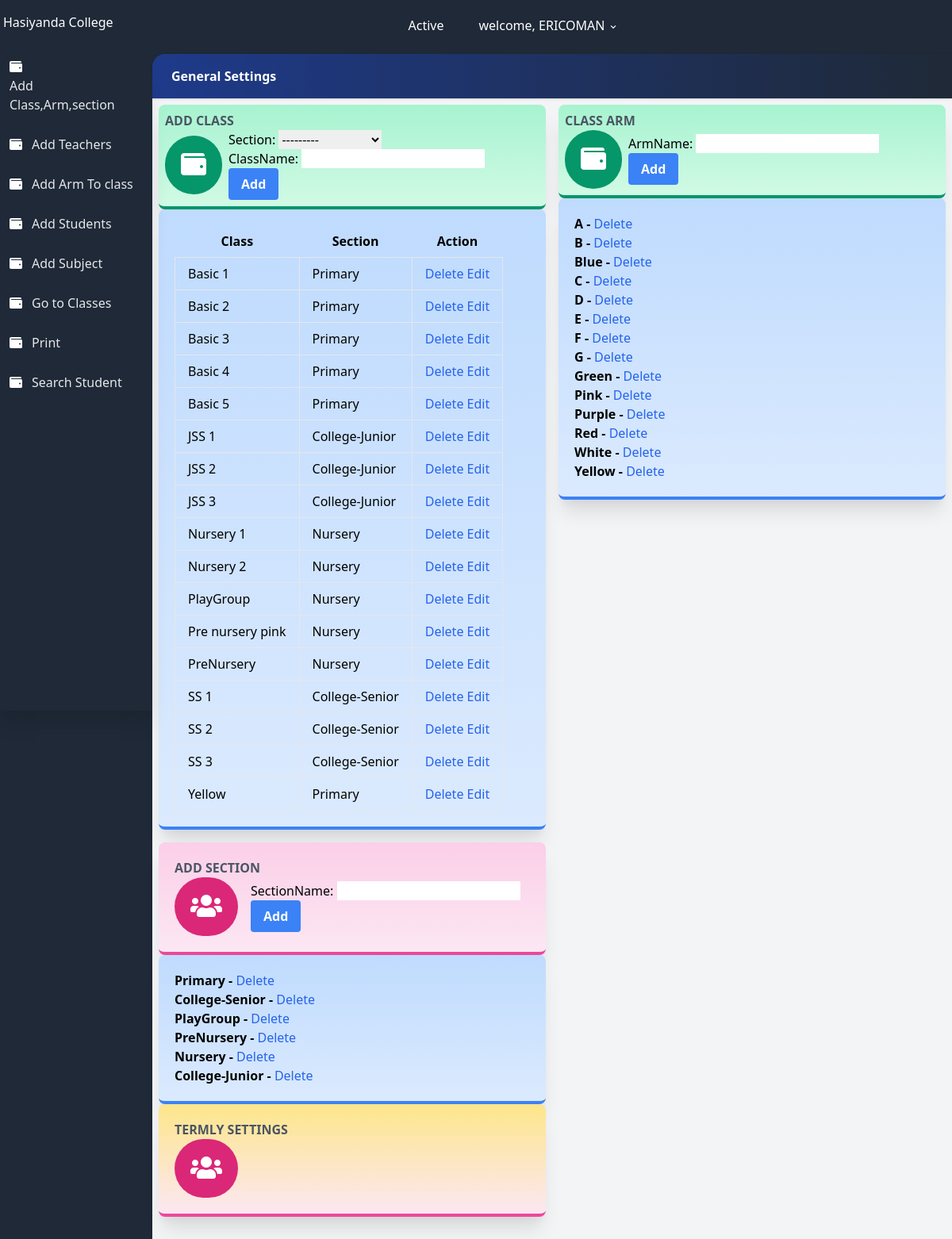
Page /settings/ (signed in) on the committed database.
### users/models.py (models this page shows, shortened)
class User(AbstractUser):
    class Role(models.TextChoices):
        ADMIN = 'admin'
        TEACHER = 'teacher'
        STUDENT = 'student'
    base_role = Role.TEACHER
    role = models.CharField(max_length=10, choices= Role.choices , null=True, blank=True)
    section = models.ForeignKey('result.section', on_delete=models.SET_NULL, null=True , blank=True)
    class Meta:
        db_table = 'auth_user'

### result/models.py (models this page shows, shortened)
class all_class(models.Model):
    className = models.CharField(max_length=100 , unique=True)
    section = models.ForeignKey(section, on_delete=models.CASCADE, null=True)
    complete = models.BooleanField(default=False)
    date = models.DateTimeField(auto_now_add=True)
    class Meta:
        ordering = ['className']

class section(models.Model):
    sectionName = models.CharField(max_length=100 , unique=True)
    def __str__(self):
        return self.sectionName

class classArm(models.Model):
    armName = models.CharField(max_length=100 , unique=True)
    class Meta:
        ordering = ['armName']

### result/views.py (the view, shortened to what this page needs)
# urls.py: path('settings/', settings.as_view(), name='settings'),
class settings(LoginRequiredMixin, TemplateView):
    login_url = 'result:login'
    template_name = 'result/settings.html'
    queryset = all_class.objects.all()
    def get_context_data(self, **kwargs):
        context = super(settings, self).get_context_data(**kwargs)
        context['classForm'] = allClassForm()
        context['armForm'] = classArmForm()
        context['sectionForm'] = sectionForm()
        context['imageForm'] = ImageForm()
        context['allclass'] = all_class.objects.all()
        context['classArm'] = classArm.objects.all()
        context['sections'] = section.objects.all()
        context['img'] = Images.objects.all()
        context['settingtype'] = 'classsetting'
        context['studentCount'] = students.objects.all().count()
        return context

### result/forms.py
class allClassForm(forms.ModelForm):
    class Meta:
        model = all_class
        fields = ['section', 'className' ]

class classArmForm(forms.ModelForm):
    class Meta:
        model = classArm
        fields = ['armName']

### result/templates/result/settings.html (shortened to what this page needs)
{% extends 'settingsbase.html' %}
{% load static %}
{% block content %}
{% if settingtype == 'classsetting' %}
<div class="flex flex-wrap">
    <div class="w-full md:w-1/2 xl:w-1/3 p-2">
        <div class="bg-gradient-to-b from-green-200 to-green-100 border-b-4 border-green-600 rounded-lg shadow-xl p-2">
            <h2 class="font-bold uppercase text-gray-600">Add Class</h2>
            <div class="flex flex-row items-center">
                <div class="flex-shrink pr-2">
                    <div class="rounded-full p-5 bg-green-600"><i class="fa fa-wallet fa-2x fa-inverse"></i></div>
                </div>
                <form method="post"  class="">
                      {{ classForm.as_p }}
                      <button
                        class="bg-blue-500 hover:bg-blue-700 text-white font-bold py-2 px-4 rounded focus:outline-none focus:shadow-outline"
                        type="submit"> Add</button>
                </form>
            </div>
        </div>
            <div class="bg-gradient-to-b from-blue-200 to-blue-100 border-b-4 border-blue-500 rounded-lg shadow-xl p-5">
                <div class="flex flex-row items-center">
                        <table class="table-auto">
                            <thead>
                              <tr>
                                <th class="px-4 py-2">Class</th>
                                <th class="px-4 py-2">Section</th>
                                <th class="px-4 py-2">Action</th>
                              </tr>
                            </thead>
                            <tbody>
                              {% for class in allclass%}
                              <tr>
                                <td class="border px-4 py-2">
                                    {{class.className}}
                                </td>
                                <td class="border px-4 py-2">{{class.section}}</td>
                                <td class="border px-4 py-2">
                                    <a href="{% url 'result:deleteClass' class.id %}" class="font-medium text-blue-600 dark:text-blue-500 hover:underline" >
                                        Delete
                                      </a>
                                      <a href="{% url 'result:EditClass' class.id %}" class="font-medium text-blue-600 dark:text-blue-500 hover:underline" >
                                          Edit
                                        </a>
                                </td>
                              </tr>
                              {% endfor %}
                            </tbody>
                          </table>
                </div>
            </div>
    </div>
    <div class="w-full md:w-1/2 xl:w-1/3 p-2">
        <div class="bg-gradient-to-b from-green-200 to-green-100 border-b-4 border-green-600 rounded-lg shadow-xl p-2">
            <h2 class="font-bold uppercase text-gray-600">Class Arm</h2>
            <div class="flex flex-row items-center">
                <div class="flex-shrink pr-2">
                    <div class="rounded-full p-5 bg-green-600"><i class="fa fa-wallet fa-2x fa-inverse"></i></div>
                </div>
                <form method="post"  class="">
                      {{ armForm.as_p }}
                      <button
                        class="bg-blue-500 hover:bg-blue-700 text-white font-bold py-2 px-4 rounded focus:outline-none focus:shadow-outline"
                        type="submit"> Add</button>
                </form>
            </div>
        </div>
        <div class="bg-gradient-to-b from-blue-200 to-blue-100 border-b-4 border-blue-500 rounded-lg shadow-xl p-5">
            <div class="flex flex-row items-center">
                <ul class=" font-bold">
                    {% for classArm in classArm%}
                      <li  >
                         {{ classArm.armName}} -
                         <a href="{% url 'result:deleteArm' classArm.id %}" class="font-medium text-blue-600 dark:text-blue-500 hover:underline" >
                          Delete
                        </a>
                      </li>
                    {% endfor %}
                  </ul>
            </div>
        </div>
    </div>
    <div class="w-full md:w-1/2 xl:w-1/3 p-2">
        <div class="bg-gradient-to-b from-pink-200 to-pink-100 border-b-4 border-pink-500 rounded-lg shadow-xl p-5">
            <h2 class="font-bold uppercase text-gray-600">Add Section</h2>
            <div class="flex flex-row items-center">
                <div class="flex-shrink pr-4">
                    <div class="rounded-full p-5 bg-pink-600"><i class="fas fa-users fa-2x fa-inverse"></i></div>
                </div>
                <form method="post"  class="">
                    {{ sectionForm.as_p }}
                    <button
                      class="bg-blue-500 hover:bg-blue-700 text-white font-bold py-2 px-4 rounded focus:outline-none focus:shadow-outline"
                      type="submit"> Add</button>
              </form>
            </div>
        </div>
        <div class="bg-gradient-to-b from-blue-200 to-blue-100 border-b-4 border-blue-500 rounded-lg shadow-xl p-5">
            <div class="flex flex-row items-center">
                <ul class=" font-bold">
                    {% for section in sections %}
                      <li  >
                        {{ section.sectionName }} -
                         <a href=" " class="font-medium text-blue-600 dark:text-blue-500 hover:underline" >
                          Delete
                        </a>
                      </li>
                    {% endfor %}
                  </ul>
            </div>
        </div>
             <div class="bg-gradient-to-b from-yellow-200 to-pink-100 border-b-4 border-pink-500 rounded-lg shadow-xl p-5">
              <h2 class="font-bold uppercase text-gray-600">Termly Settings</h2>
              <div class="flex flex-row items-center">
                  <div class="flex-shrink pr-4">
                      <div class="rounded-full p-5 bg-pink-600"><i class="fas fa-users fa-2x fa-inverse"></i></div>
                  </div>
              </div>
          </div>
    </div>
</div>
{%endif%}
{% endblock %}

### templates/settingsbase.html (shortened to what this page needs)
{% load static %}
<!DOCTYPE html>
<html lang="en">
<head>
    <link rel="stylesheet" href="https://use.fontawesome.com/releases/v5.3.1/css/all.css">
    <link rel="stylesheet" href="https://unpkg.com/tailwindcss@2.2.19/dist/tailwind.min.css"/>
    <link href="https://afeld.github.io/emoji-css/emoji.css" rel="stylesheet">
</head>
<body class="bg-gray-800 font-sans leading-normal tracking-normal mt-12">
<header>
    <nav aria-label="menu nav" class="bg-gray-800 pt-2 md:pt-1 pb-1 px-1 mt-0 h-auto fixed w-full z-20 top-0">
        <div class="flex flex-wrap items-center">
            <div class="flex flex-shrink md:w-1/3 justify-center md:justify-start text-white">
                <a href="{% url 'result:index' %}" aria-label="Home">
                    <h1> Hasiyanda College</h1>
                </a>
            </div>
            <div class="flex w-full pt-2 content-center justify-between md:w-1/3 md:justify-end">
                <ul class="list-reset flex justify-between flex-1 md:flex-none items-center">
                    <li class="flex-1 md:flex-none md:mr-3">
                        <a class="inline-block py-2 px-4 text-white no-underline" href="#">Active</a>
                    </li>
                    <li class="flex-1 md:flex-none md:mr-3">
                        <div class="relative inline-block">
                            <button onclick="toggleDD('myDropdown')" class="drop-button text-white py-2 px-2"> <span class="pr-2"></span> welcome, {{user.username}} <svg class="h-3 fill-current inline" xmlns="http://www.w3.org/2000/svg" viewBox="0 0 20 20">
                                <path d="M9.293 12.95l.707.707L15.657 8l-1.414-1.414L10 10.828 5.757 6.586 4.343 8z" /></svg></button>
                        </div>
                    </li>
                </ul>
            </div>
        </div>
    </nav>
</header>
<body>
    <div class="flex flex-col md:flex-row">
        <nav aria-label="alternative nav">
            <div class="bg-gray-800 shadow-xl h-20 fixed bottom-0 mt-12 md:relative md:h-screen z-10 w-full md:w-48 content-center">
                <div class="md:mt-12 md:w-48 md:fixed md:left-0 md:top-0 content-center md:content-start text-left justify-between">
                    <ul class="list-reset flex flex-row md:flex-col pt-3 md:py-3 px-1 md:px-2 text-center md:text-left">
                        <li class="mr-3 flex-1">
                            <a href="{% url 'result:settings' %}" class="block py-1 md:py-3 pl-0 md:pl-1 align-middle text-white no-underline hover:text-white border-b-2 border-gray-800 hover:border-red-500">
                                <i class="fa fa-wallet pr-0 md:pr-3"></i><span class="pb-1 md:pb-0 text-xs md:text-base text-gray-400 md:text-gray-200 block md:inline-block">
                                    Add Class,Arm,section
                                </span>
                            </a>
                        </li>
                        <li class="mr-3 flex-1">
                            <a href="{% url 'result:RegisterTeachers' %}" class="block py-1 md:py-3 pl-0 md:pl-1 align-middle text-white no-underline hover:text-white border-b-2 border-gray-800 hover:border-green-500">
                                <i class="fa fa-wallet pr-0 md:pr-3"></i><span class="pb-1 md:pb-0 text-xs md:text-base text-gray-400 md:text-gray-200 block md:inline-block">
                                    Add Teachers
                                </span>
                            </a>
                        </li>
                        <li class="mr-3 flex-1">
                            <a href="{% url 'result:CreateClassArm' %}" class="block py-1 md:py-3 pl-0 md:pl-1 align-middle text-white no-underline hover:text-white border-b-2 border-gray-800 hover:border-green-500">
                                <i class="fa fa-wallet pr-0 md:pr-3"></i><span class="pb-1 md:pb-0 text-xs md:text-base text-gray-400 md:text-gray-200 block md:inline-block">
                                    Add Arm To class
                                </span>
                            </a>
                        </li>
                        <li class="mr-3 flex-1">
                            <a href="{% url 'result:registerStudent' %}" class="block py-1 md:py-3 pl-0 md:pl-1 align-middle text-white no-underline hover:text-white border-b-2 border-gray-800 hover:border-yellow-500">
                                <i class="fa fa-wallet pr-0 md:pr-3"></i><span class="pb-1 md:pb-0 text-xs md:text-base text-gray-400 md:text-gray-200 block md:inline-block">
                                    Add Students
                                </span>
                            </a>
                        </li>
                        <li class="mr-3 flex-1">
                            <a href="{% url 'result:subjectCreate' %}" class="block py-1 md:py-3 pl-0 md:pl-1 align-middle text-white no-underline hover:text-white border-b-2 border-gray-800 hover:border-green-500">
                                <i class="fa fa-wallet pr-0 md:pr-3"></i><span class="pb-1 md:pb-0 text-xs md:text-base text-gray-400 md:text-gray-200 block md:inline-block">
                                    Add Subject
                                </span>
                            </a>
                        </li>
                        <li class="mr-3 flex-1">
                            <a href="{% url 'result:classList' %}" class="block py-1 md:py-3 pl-0 md:pl-1 align-middle text-white no-underline hover:text-white border-b-2 border-gray-800 hover:border-green-500">
                                <i class="fa fa-wallet pr-0 md:pr-3"></i><span class="pb-1 md:pb-0 text-xs md:text-base text-gray-400 md:text-gray-200 block md:inline-block">
                                    Go to Classes
                                </span>
                            </a>
                        </li>
                        <li class="mr-3 flex-1">
                            <a href="{% url 'result:print' %}" class="block py-1 md:py-3 pl-0 md:pl-1 align-middle text-white no-underline hover:text-white border-b-2 border-gray-800 hover:border-green-500">
                                <i class="fa fa-wallet pr-0 md:pr-3"></i><span class="pb-1 md:pb-0 text-xs md:text-base text-gray-400 md:text-gray-200 block md:inline-block">
                                    Print
                                </span>
                            </a>
                        </li>
                        <li class="mr-3 flex-1">
                            <a href="{% url 'result:searchStudents' %}" class="block py-1 md:py-3 pl-0 md:pl-1 align-middle text-white no-underline hover:text-white border-b-2 border-gray-800 hover:border-green-500">
                                <i class="fa fa-wallet pr-0 md:pr-3"></i><span class="pb-1 md:pb-0 text-xs md:text-base text-gray-400 md:text-gray-200 block md:inline-block">
                                    Search Student
                                </span>
                            </a>
                        </li>
                    </ul>
                </div>
            </div>
        </nav>
        <section>
            <div id="main" class="main-content flex-1 bg-gray-100 mt-12 md:mt-2 pb-24 md:pb-5">
                <div class="bg-gray-800 pt-3">
                    <div class="rounded-tl-2xl bg-gradient-to-r from-blue-900 to-gray-800 p-4 shadow text-white">
                        <h1 class="font-bold pl-2"> General Settings </h1>
                    </div>
                </div>
                    {% block content %}
                    {% endblock content %}
                </div>
            </div>
</body>
</html>

### rows in the picture
all_class: className "Basic 1", section "Primary"
all_class: className "Basic 2", section "Primary"
all_class: className "Basic 3", section "Primary"
all_class: className "Basic 4", section "Primary"
all_class: className "Basic 5", section "Primary"
all_class: className "JSS 1", section "College-Junior"
all_class: className "JSS 2", section "College-Junior"
all_class: className "JSS 3", section "College-Junior"
all_class: className "Nursery 1", section "Nursery"
all_class: className "Nursery 2", section "Nursery"
all_class: className "PlayGroup", section "Nursery"
all_class: className "Pre nursery pink", section "Nursery"
all_class: className "PreNursery", section "Nursery"
all_class: className "SS 1", section "College-Senior"
all_class: className "SS 2", section "College-Senior"
all_class: className "SS 3", section "College-Senior"
all_class: className "Yellow", section "Primary"
classArm: armName "A"
classArm: armName "B"
classArm: armName "Blue"
classArm: armName "C"
classArm: armName "D"
classArm: armName "E"
classArm: armName "F"
classArm: armName "G"
classArm: armName "Green"
classArm: armName "Pink"
classArm: armName "Purple"
classArm: armName "Red"
classArm: armName "White"
classArm: armName "Yellow"
section: sectionName "Primary"
section: sectionName "College-Senior"
section: sectionName "PlayGroup"
section: sectionName "PreNursery"
section: sectionName "Nursery"
section: sectionName "College-Junior"

### other values in the picture
{{ user.username }} "ERICOMAN"
